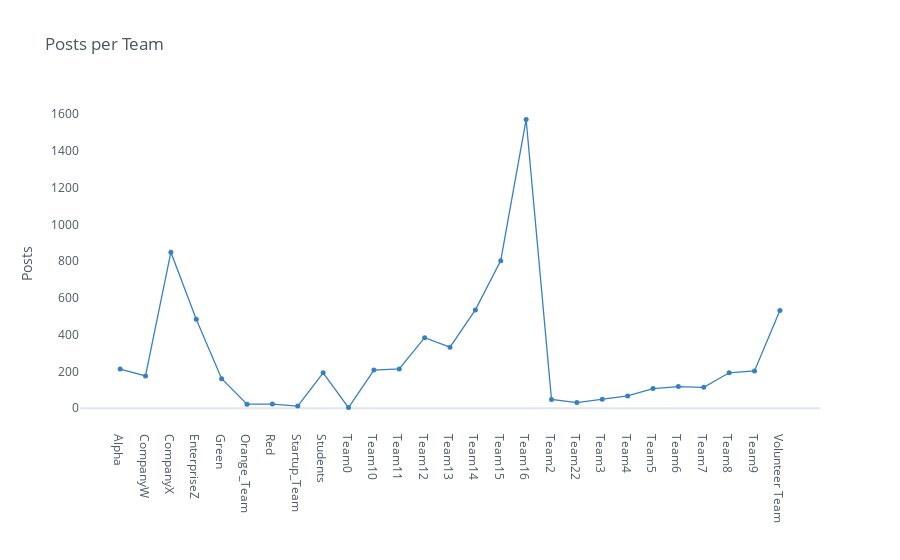

Here is the notebook cell this chart was saved with:
### Code cell
# Number of posts per team
df1 = pd.DataFrame(useractivity.groupby('team')['post_id'].nunique())
df_ = df1
df_.iplot(y='post_id', theme='white', mode='lines+markers', color='blue', 
          title='Posts per Team', size=5, showgrid=False, yTitle='Posts')

### Figure 1 — Plotly figure (JSON) as saved in the notebook; plotly's stock layout.template omitted (floating-point values rounded to 4 significant figures)
{"data": [{"line": {"color": "rgba(55, 128, 191, 1.0)", "dash": "solid", "shape": "linear", "width": 1.3}, "marker": {"size": 5, "symbol": "circle"}, "mode": "lines+markers", "name": "post_id", "text": "", "type": "scatter", "x": ["Alpha", "CompanyW", "CompanyX", "EnterpriseZ", "Green", "Orange_Team", "Red", "Startup_Team", "Students", "Team0", "Team10", "Team11", "Team12", "Team13", "Team14", "Team15", "Team16", "Team2", "Team22", "Team3", "Team4", "Team5", "Team6", "Team7", "Team8", "Team9", "Volunteer Team"], "y": [213, 176, 849, 484, 161, 22, 23, 12, 193, 4, 208, 214, 384, 332, 535, 803, 1571, 48, 31, 49, 67, 107, 118, 114, 193, 203, 532]}], "layout": {"autosize": true, "legend": {"bgcolor": "#FFFFFF", "font": {"color": "#4D5663"}}, "paper_bgcolor": "#FFFFFF", "plot_bgcolor": "#FFFFFF", "title": {"font": {"color": "#4D5663"}, "text": "Posts per Team"}, "xaxis": {"autorange": true, "gridcolor": "#E1E5ED", "range": [-1.611, 27.61], "showgrid": false, "tickfont": {"color": "#4D5663"}, "title": {"font": {"color": "#4D5663"}, "text": ""}, "type": "category", "zerolinecolor": "#E1E5ED"}, "yaxis": {"autorange": true, "gridcolor": "#E1E5ED", "range": [-112.8, 1688.0], "showgrid": false, "tickfont": {"color": "#4D5663"}, "title": {"font": {"color": "#4D5663"}, "text": "Posts"}, "type": "linear", "zerolinecolor": "#E1E5ED"}}}
